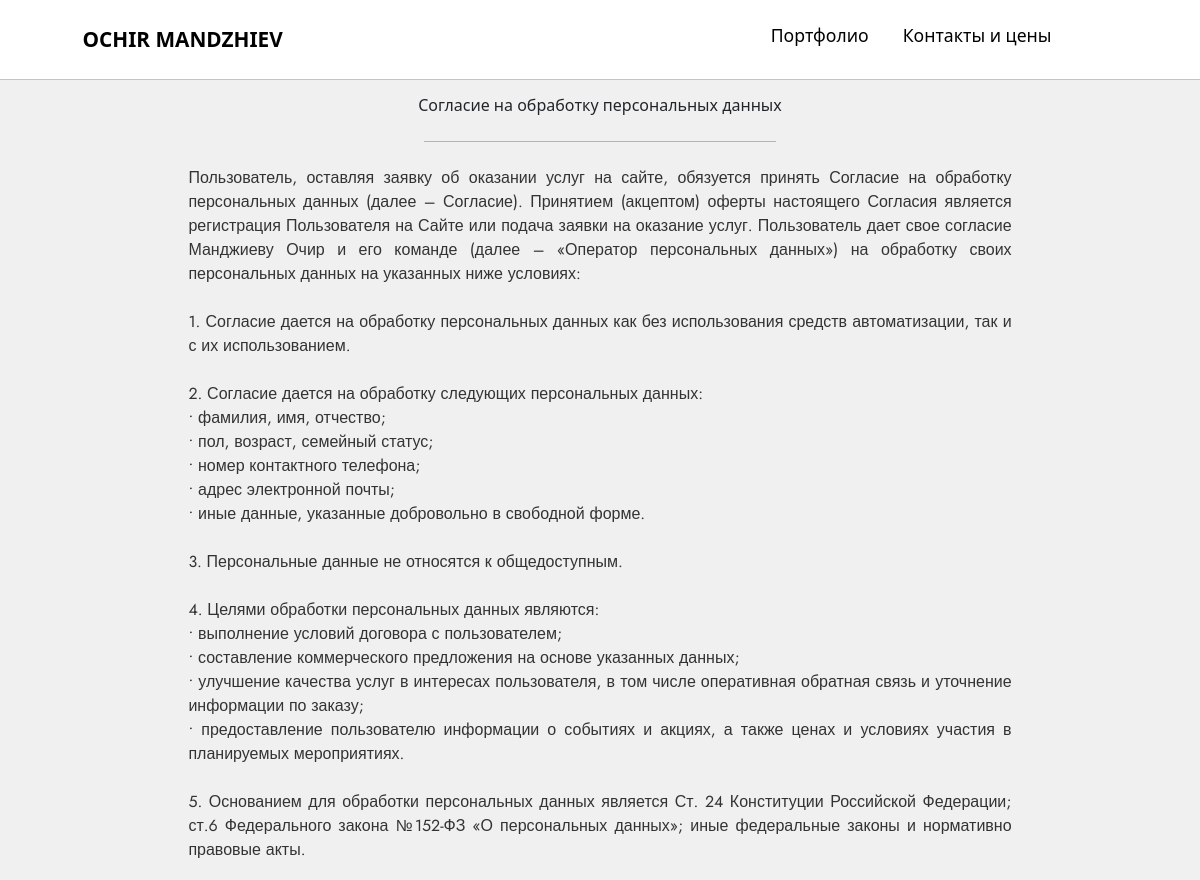
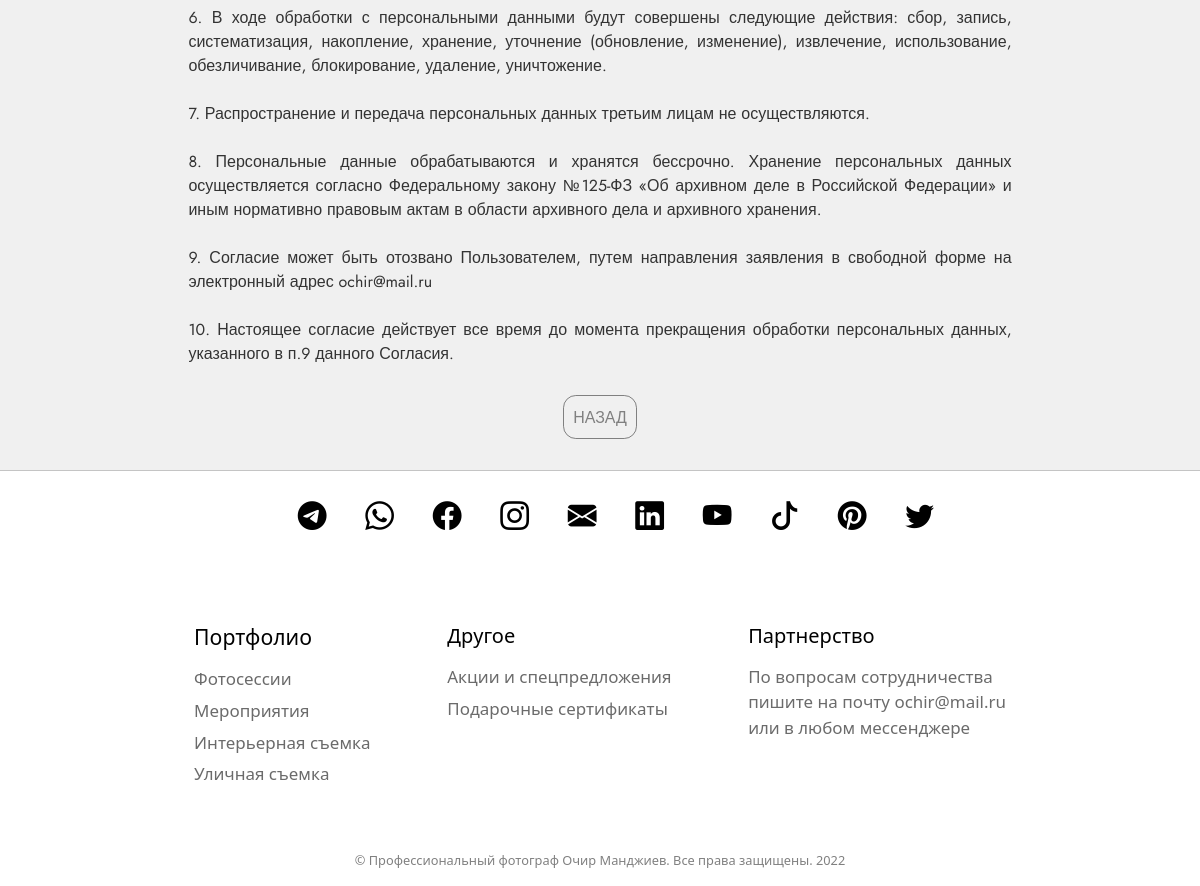
Page /pd/ on the committed database (2 pictures, top to bottom).
### photographer/models.py (models this page shows, shortened)
class Category(models.Model):
    name = models.CharField(max_length=100, db_index=True, verbose_name='Категория')
    slug = models.SlugField(max_length=255, unique=True, db_index=True, verbose_name="URL")
    def get_absolute_url(self):
        return reverse('category', kwargs={'cat_slug': self.slug})
    class Meta:
        verbose_name = 'Категории'
        verbose_name_plural = 'Категории'
        ordering = ['id']

### photographer/views.py (the view)
# urls.py: path('pd/', cache_page(60*10)(show_pd), name='pd'),
def show_pd(request):
    title = 'Согласие на обработку персональных данных'
    return render(request, 'photographer/pd.html', {'title': title})

### photographer/templatetags/photographer_tags.py (called while the page is built)
@register.inclusion_tag('photographer/menu.html')
def show_menu():
    menu = [{'title': 'Портфолио', 'url_name': 'portfolio'},
            {'title': 'Контакты и цены', 'url_name': 'contacts'},
            ]
    return {'menu': menu}

@register.inclusion_tag('photographer/other_menu.html')
def other_menu():
    other_menu = [{'title': 'Акции и спецпредложения', 'url_name': 'promo'},
                  {'title': 'Подарочные сертификаты', 'url_name': 'gift'},
    ]
    return {'other_menu': other_menu}

@register.inclusion_tag('photographer/category.html')
def show_categories():
    cats = Category.objects.all()
    return {'cats': cats}

### photographer/templates/photographer/pd.html (shortened to what this page needs)
{% extends 'photographer/base.html' %}
{% block content %}
<div class="container-fluid" style="background-color:#f0f0f0">
    <div class="row">
        <div class="col-12">
            <p class="promo-title">{{title}}</p>
            <hr class="promo-hr">
            <div class="page-pd">
            <p>
                Пользователь, оставляя заявку об оказании услуг на сайте, обязуется принять Согласие на обработку персональных данных (далее – Согласие).
                Принятием (акцептом) оферты настоящего Согласия является регистрация Пользователя на Сайте или подача заявки на оказание услуг.
                Пользователь дает свое согласие Манджиеву Очир и его команде (далее – «Оператор персональных данных») на обработку своих персональных данных на указанных ниже условиях:
                <br><br>
                1. Согласие дается на обработку персональных данных как без использования средств автоматизации, так и с их использованием.
                <br><br>
                2. Согласие дается на обработку следующих персональных данных:
                <br>
                • фамилия, имя, отчество;
                <br>
                • пол, возраст, семейный статус;
                <br>
                • номер контактного телефона;
                <br>
                • адрес электронной почты;
                <br>
                • иные данные, указанные добровольно в свободной форме.
                <br><br>
                3. Персональные данные не относятся к общедоступным.
                <br><br>
                4. Целями обработки персональных данных являются:
                <br>
                • выполнение условий договора с пользователем;
                <br>
                • составление коммерческого предложения на основе указанных данных;
                <br>
                • улучшение качества услуг в интересах пользователя, в том числе оперативная обратная связь и уточнение информации по заказу;
                <br>
                • предоставление пользователю информации о событиях и акциях, а также ценах и условиях участия в планируемых мероприятиях.
                <br><br>
                5. Основанием для обработки персональных данных является Ст. 24 Конституции Российской Федерации; ст.6 Федерального закона №152-ФЗ «О персональных данных»; иные федеральные законы и нормативно правовые акты.
                <br><br>
                6. В ходе обработки с персональными данными будут совершены следующие действия: сбор, запись, систематизация, накопление, хранение, уточнение (обновление, изменение), извлечение, использование, обезличивание, блокирование, удаление, уничтожение.
                <br><br>
                7. Распространение и передача персональных данных третьим лицам не осуществляются.
                <br><br>
                8. Персональные данные обрабатываются и хранятся бессрочно. Хранение персональных данных осуществляется согласно Федеральному закону №125-ФЗ «Об архивном деле в Российской Федерации» и иным нормативно правовым актам в области архивного дела и архивного хранения.
                <br><br>
                9. Согласие может быть отозвано Пользователем, путем направления заявления в свободной форме на электронный адрес ochir@mail.ru
                <br><br>
                10. Настоящее согласие действует все время до момента прекращения обработки персональных данных, указанного в п.9 данного Согласия.
              </p>
              <br>
              <p style="text-align:center"><a href="{% url 'contacts' %}" class="post-back">НАЗАД</a></p>
              <br>
            </div>
        </div>
    </div>
</div>
{% endblock %}

### photographer/templates/photographer/category.html
{% for m in cats %}
    <li><a href="{{ m.get_absolute_url }}">{{m.name}}</a></li>
{% endfor %}

### photographer/static/photographer/css/styles.css (style rules this page uses)
body, html { width: 100%; height: 100%; }
#footer-menu a { font-size: 1.06em; text-decoration: none; color: #6b6b6b; }
#footer-menu li { list-style: none; margin-bottom: 0.4em; }
.post-back { border: solid 1px grey; padding: 0.6em; text-decoration: none; color: grey; border-radius: 0.8em; }
.page-pd { width: 70%; margin: 0 auto; }
.page-pd p { font-family: "Jost", sans-serif; text-align: justify; color: #333333; }
.promo-title { margin: 0.8em 0; text-align: center; }
.promo-hr { width: 30%; margin: 1.5em auto; color: black; }

### rows in the picture
Category: name "Фотосессии"
Category: name "Мероприятия"
Category: name "Интерьерная съемка"
Category: name "Уличная съемка"

### other values in the picture
{{ m.title }} "Портфолио" "Контакты и цены"
{{ title }} "Согласие на обработку персональных данных"
{{ m.title }} "Акции и спецпредложения" "Подарочные сертификаты"
